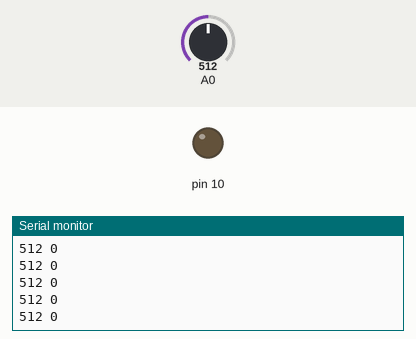
Simulated run of this sketch. Board: Arduino Uno, built with avr-gcc and run on an emulated ATmega328P. Parts: output pins drawn as LEDs (lit = HIGH), the last lines printed to the serial monitor. The test bench sets the inputs (shaded band); at power-on: A0 = 512.

Above: at 1.2 s.
1.3 s: A0 set to 984
At 2.0 s:
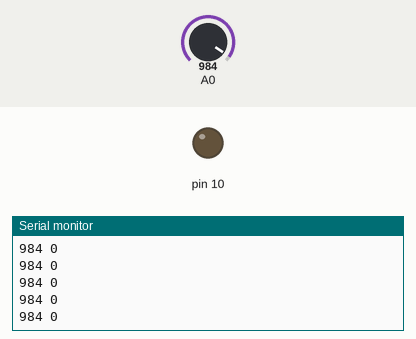
2.8 s: A0 set to 1018
At 3.6 s:
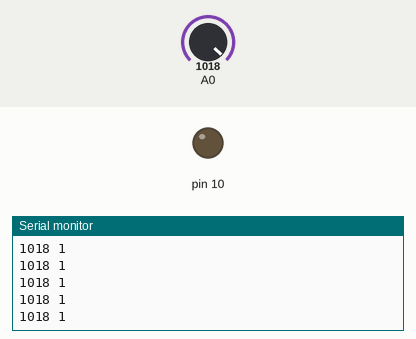
Timing chart, 0 to 5.8 s (numbered marks = the images above; inputs shaded):
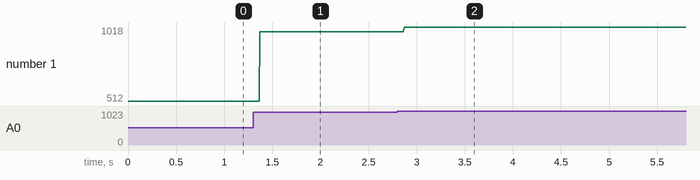

The sketch:

Encoders.ino
```cpp
  int countA = 0;
  int positionA = 0;
  bool move = false;
  int positionB = 0;

void setup() {
  // put your setup code here, to run once:
  pinMode(A0, INPUT);
  pinMode(10, OUTPUT);

  Serial.begin(9600);
}

void loop() {
  // put your main code here, to run repeatedly:
  positionA = analogRead(A0);
  if (move == true && positionA >= 992){
    countA += 1;
    move = false;
  }else if(move == false && positionA <= 984){
    move = true;
  }
  Serial.print(positionA);
  Serial.print(" ");
  Serial.println(countA);
}
```

Measured:
- after the input at 1.3 s, the serial monitor: prints a new line after 0.07 s (image 1)
- after the input at 2.8 s, the serial monitor: prints a new line after 0.07 s (image 2)
- plotted number 1: 512 → 984 after the input at 1.3 s, 984 → 1018 after the input at 2.8 s
